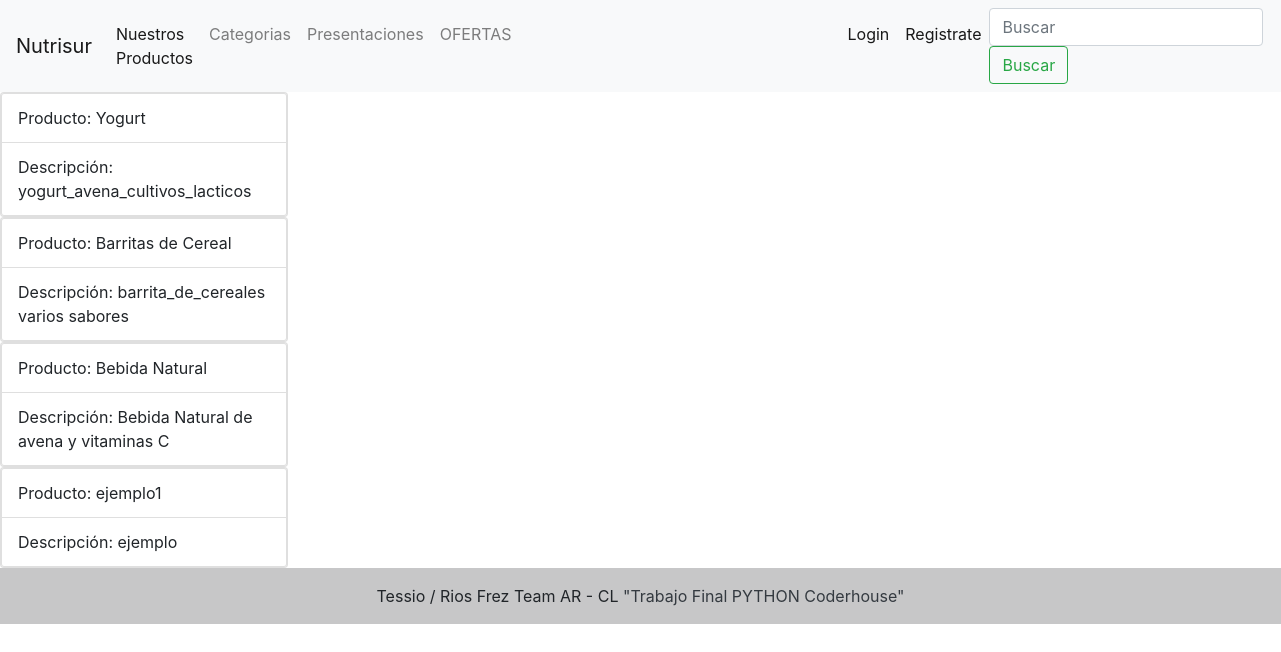
The app's page /Category/ with its own data.
### nutrisur/models.py (models this page shows)
class Category(models.Model):
    categoria = models.CharField(max_length=50,null=True,blank=True)
    description = models.CharField(max_length=150,null=True,blank=True)
    activo = models.BooleanField(default=True)

### nutrisur/views.py (the view)
# urls.py: path('Category/',categories, name = 'Category'),
def categories(request):
    consulta = Category.objects.all()
    context = {'Category': consulta}
    return render(request, "category.html", context=context)

### templates/category.html (shortened to what this page needs)
{% extends 'base.html' %}
{% block contenido_que_cambia %}
{% for i in Category %}
<div class="card" style="width: 18rem;">
    <ul class="list-group list-group-light">
      <li class="list-group-item px-3">Producto: {{i.categoria}}</li>
      <li class="list-group-item px-3">Descripción: {{i.description}} </li>
    </ul>
  </div>
{% endfor %}
{% endblock %}

### records on screen
Category: categoria "Yogurt", description "yogurt_avena_cultivos_lacticos"
Category: categoria "Barritas de Cereal", description "barrita_de_cereales varios sabores"
Category: categoria "Bebida Natural", description "Bebida Natural de avena y vitaminas C"
Category: categoria "ejemplo1", description "ejemplo"
